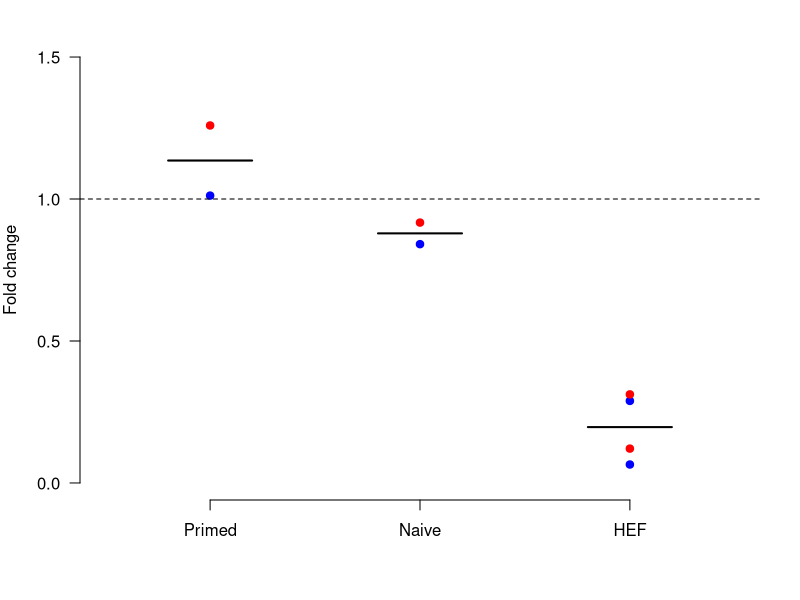

Recreate this plot in R.

##Supplementary Figure 4A

p = c(1.012, 1.259)
n = c(0.841, 0.917)
h = c(0.289, 0.312, 0.065, 0.121)



quartz(w=4, h=3)
par(mar=c(5,4,2,2))

plot(c(1,1), p,
	xlim=c(0.5,3.5), ylim=c(0,1.5),
	xaxt='n', xlab='', ylab='Fold change',
	pch=19, bty='n', las=1,
	col=c('blue','red'))
axis(1,1:3,labels=c('Primed','Naive','HEF'))

points(c(2,2),n,pch=19,col=c('blue','red'))
points(rep(3,4),h,pch=19,col=c('blue','red'))

lines(c(0.8,1.2),c(mean(p),mean(p)), lwd=2)
lines(c(1.8,2.2),c(mean(n),mean(n)), lwd=2)
lines(c(2.8,3.2),c(mean(h),mean(h)), lwd=2)
abline(h=1, lty=2)

